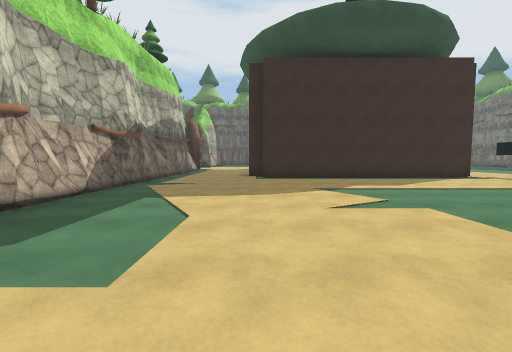
View 1 (above)

24 first-person views from a walk through a scene from a Unity 3-D project. The camera is 1.3 m above the floor, tilts 4° down and sees 90° across. The floor is counted in squares, 2 m on a side. Each view is taken from the middle of a square. On the plan, view 1 faces up. The plan holds only what a view shows up to about 9 squares ahead; the rest is blank. The place goes on beyond the plan. The player character is not drawn. Surface patterns are stand-ins for the level's own textures.

View 2
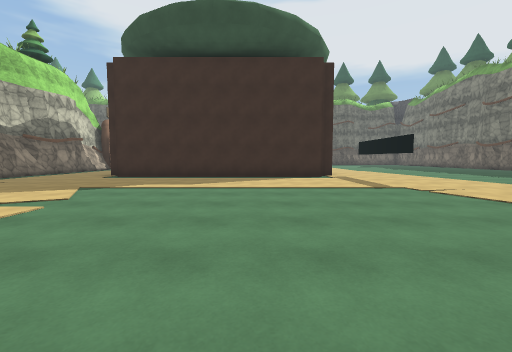

View 3
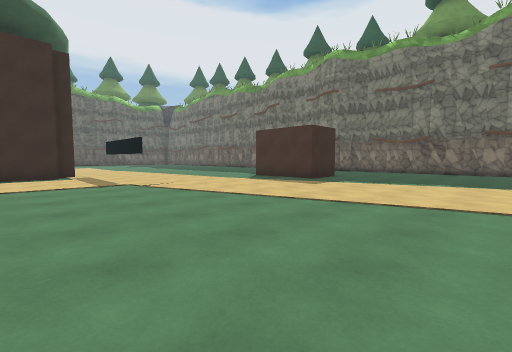

View 4
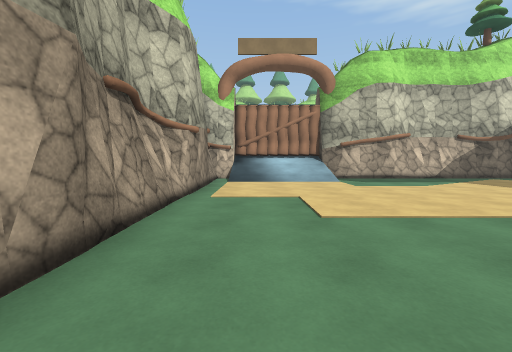

View 5
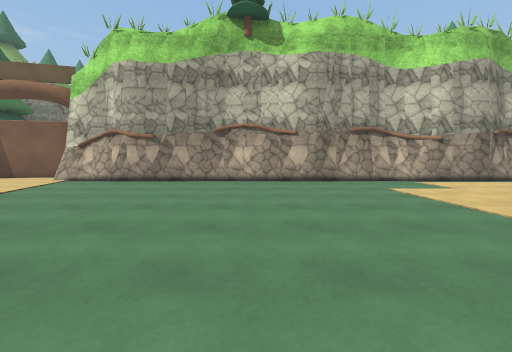

View 6
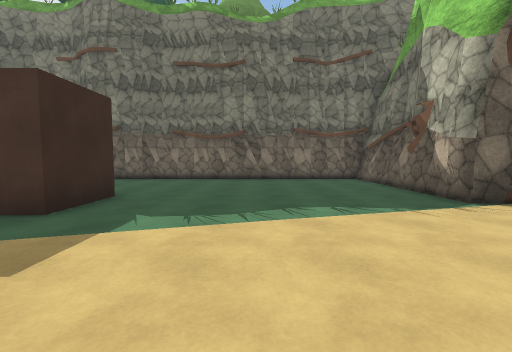

View 7
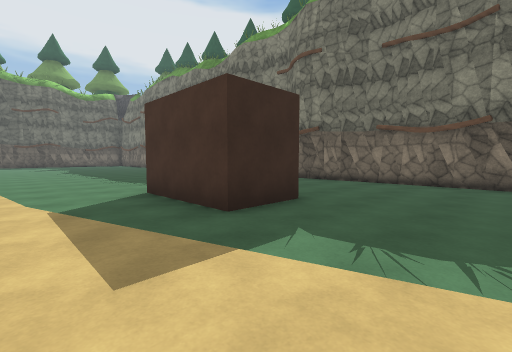

View 8
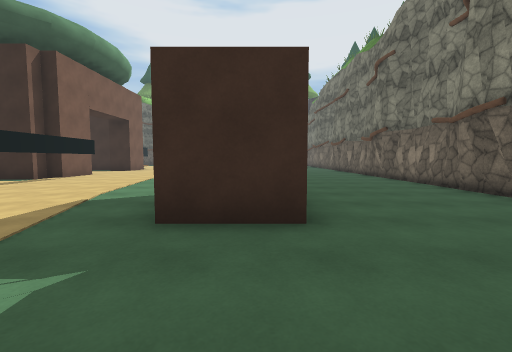

View 9
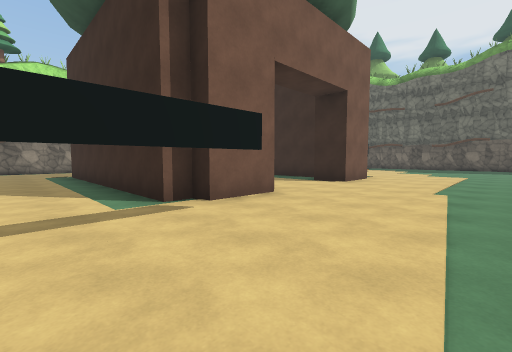

View 10
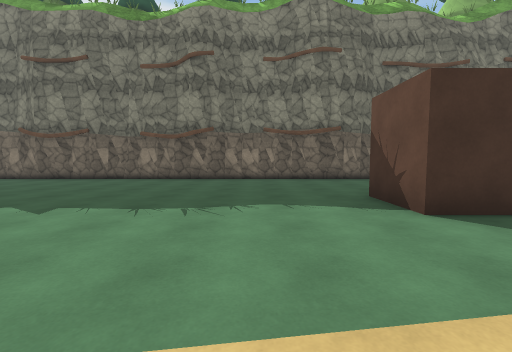

View 11
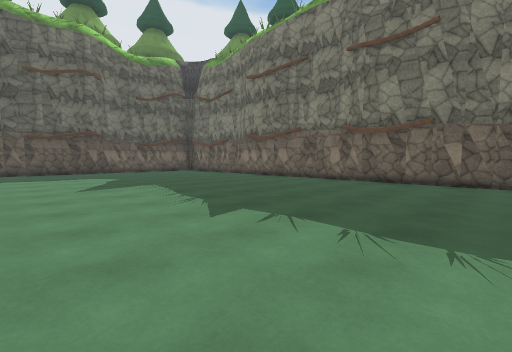

View 12
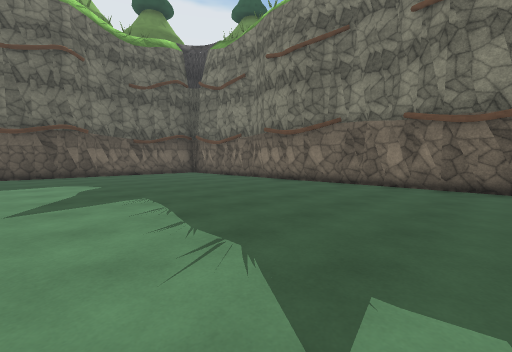

View 13
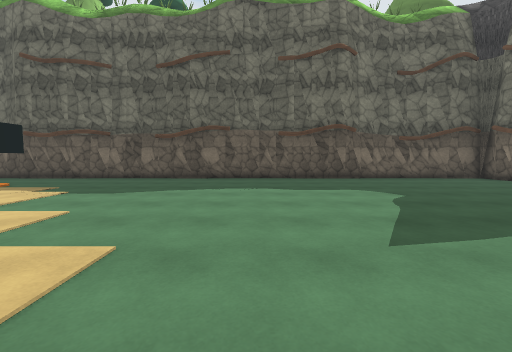

View 14
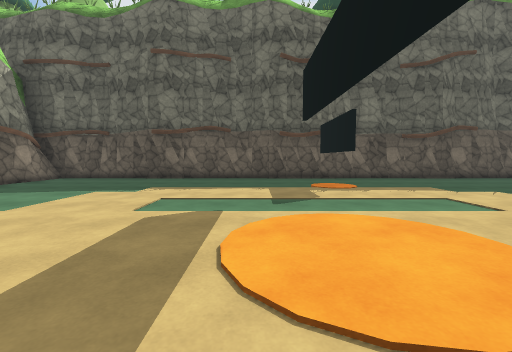

View 15
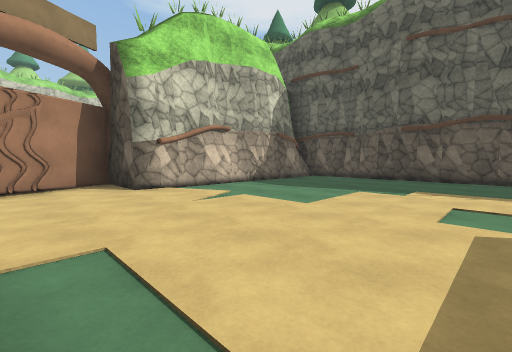

View 16
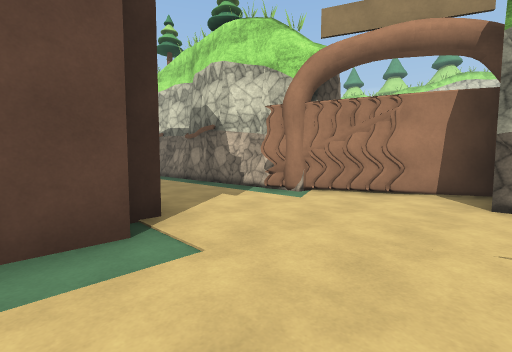

View 17
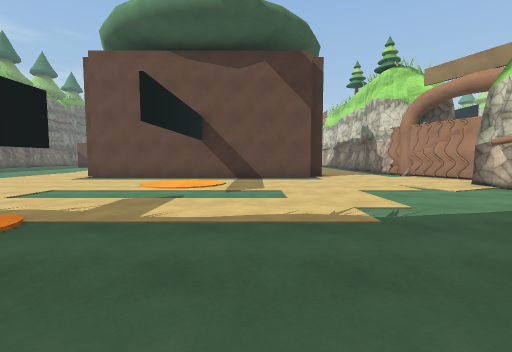

View 18
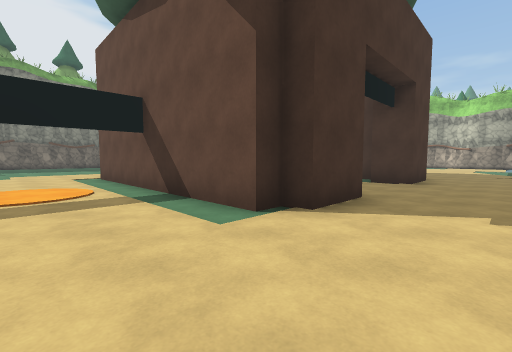

View 19
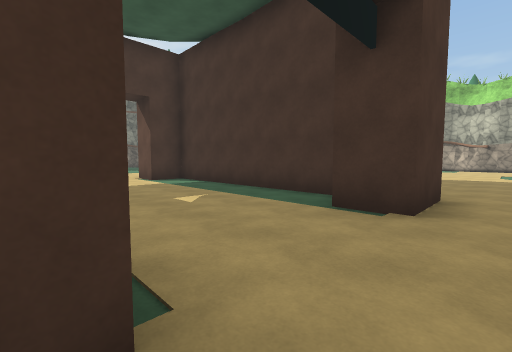

View 20
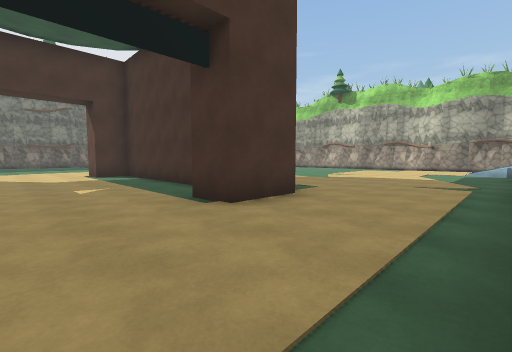

View 21
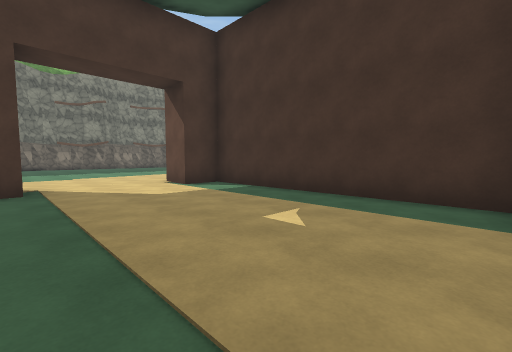

View 22
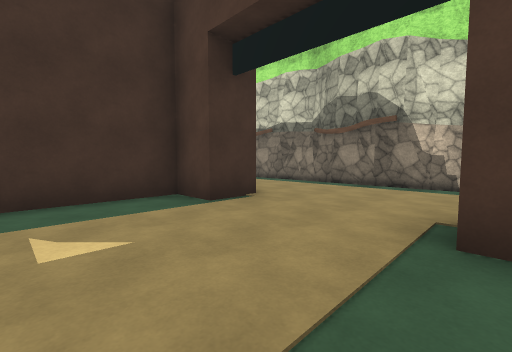

View 23
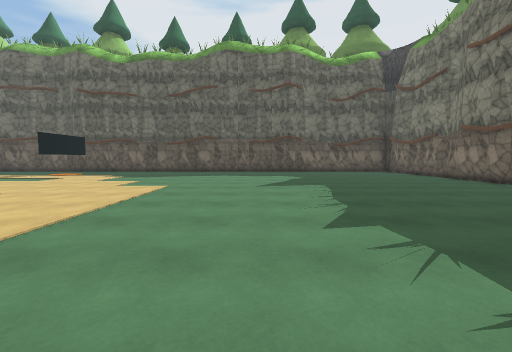

View 24
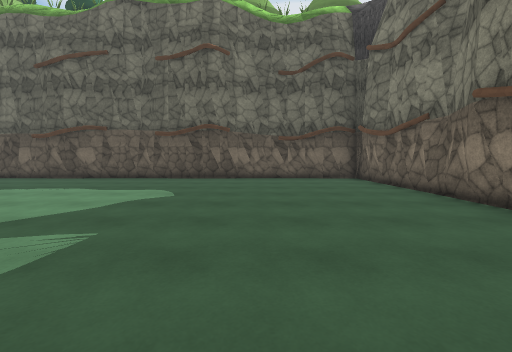

### Floor plan
Key: @ floor where view 1 was taken; # wall or solid block; . floor; / step, stairs or slope; T thing the floor can be seen under or through.
Columns run from 5 left of view 1 to 19 right of it. Each row starts with its distance up from view 1.
 25  ########################
 24  #......................#
 23  #......................#
 22  #........#.............#
 21  #........#.............#
 20  #......................#
 19  #......................#
 18 ##......................#
 17 #.......................#
 16 ##......................#
 15  #...########...........#
 14  #...#......#...........#
 13  #......................#
 12  #......................#
 11  #......................#
 10  #...#......#...........#
  9  #...########.T.........#
  8  #............T.........#
  7  #............T.........#
  6  #................##....#
  5  #................##....#
  4  #................##....#
  3  #......................#
  2  #/.....................#
  1  #//....................#
  0  #//.@..................#
 -1  #//....................#
 -2  #//....................#
 -3  ###############..#######
 -4                ####

Positions as (right, up) in squares from view 1, and headings:
1: (0, 0), facing up
2: (5, 0), facing up
3: (6, -1), facing up-right
4: (5, -1), facing left
5: (5, 5), facing down
6: (10, 1), facing right
7: (11, 1), facing up-right
8: (14, 1), facing up
9: (11, 7), facing up-left
10: (10, 8), facing right
11: (11, 12), facing up-right
12: (12, 14), facing up-right
13: (11, 16), facing up
14: (3, 16), facing up
15: (2, 16), facing up-left
16: (1, 18), facing down-left
17: (2, 24), facing down
18: (-2, 18), facing down-right
19: (-1, 14), facing down-right
20: (-3, 13), facing down-right
21: (1, 14), facing down-right
22: (3, 14), facing down-left
23: (12, 12), facing up
24: (15, 16), facing up
